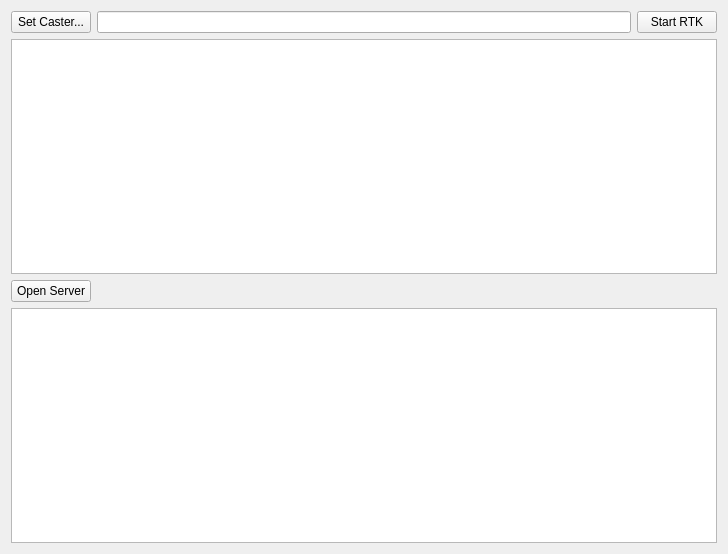
<?xml version="1.0" encoding="UTF-8"?>
<ui version="4.0">
 <class>MainWindow</class>
 <widget class="QMainWindow" name="MainWindow">
  <property name="geometry">
   <rect>
    <x>0</x>
    <y>0</y>
    <width>728</width>
    <height>554</height>
   </rect>
  </property>
  <property name="windowTitle">
   <string>MainWindow</string>
  </property>
  <widget class="QWidget" name="centralWidget">
   <layout class="QVBoxLayout" name="verticalLayout">
    <item>
     <layout class="QHBoxLayout" name="horizontalLayout">
      <item>
       <widget class="QPushButton" name="setcaster">
        <property name="text">
         <string>Set Caster...</string>
        </property>
       </widget>
      </item>
      <item>
       <widget class="QLineEdit" name="casterinfo">
        <property name="readOnly">
         <bool>true</bool>
        </property>
       </widget>
      </item>
      <item>
       <widget class="QPushButton" name="triggerrtk">
        <property name="text">
         <string>Start RTK</string>
        </property>
       </widget>
      </item>
     </layout>
    </item>
    <item>
     <widget class="QTextEdit" name="rtkview"/>
    </item>
    <item>
     <layout class="QHBoxLayout" name="horizontalLayout_2">
      <item>
       <widget class="QPushButton" name="triggerserver">
        <property name="text">
         <string>Open Server</string>
        </property>
       </widget>
      </item>
      <item>
       <spacer name="horizontalSpacer">
        <property name="orientation">
         <enum>Qt::Horizontal</enum>
        </property>
        <property name="sizeHint" stdset="0">
         <size>
          <width>40</width>
          <height>20</height>
         </size>
        </property>
       </spacer>
      </item>
     </layout>
    </item>
    <item>
     <widget class="QTextEdit" name="serverlog"/>
    </item>
   </layout>
  </widget>
 </widget>
 <layoutdefault spacing="6" margin="11"/>
 <resources/>
 <connections/>
</ui>
